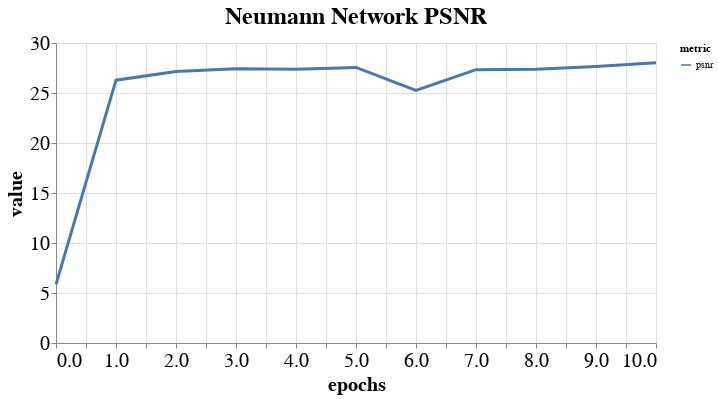

This figure's notebook cell:
### Code cell
path = Path("experiments/neumann/20200504_blocks_6_10_100/validation_metrics/metrics.csv")
metrics = pd.read_csv(path)
chart_psnr(metrics, "Neumann Network PSNR")

### Figure 1 — Vega-Lite specification as saved in the notebook (floating-point values rounded to 4 significant figures)
{"config": {"view": {"continuousWidth": 400, "continuousHeight": 300}, "axis": {"labelFontSize": 20, "titleFontSize": 20}, "title": {"fontSize": 24}}, "data": {"name": "data-775294806b8425e531270edc49296405"}, "mark": {"type": "line", "strokeWidth": 3.0}, "encoding": {"color": {"type": "nominal", "field": "metric"}, "x": {"type": "quantitative", "field": "epochs"}, "y": {"type": "quantitative", "field": "value"}}, "height": 300, "title": "Neumann Network PSNR", "width": 600, "$schema": "https://vega.github.io/schema/vega-lite/v4.8.1.json", "datasets": {"data-775294806b8425e531270edc49296405": [{"epochs": 0, "metric": "psnr", "value": 5.857}, {"epochs": 1, "metric": "psnr", "value": 26.28}, {"epochs": 2, "metric": "psnr", "value": 27.15}, {"epochs": 3, "metric": "psnr", "value": 27.42}, {"epochs": 4, "metric": "psnr", "value": 27.39}, {"epochs": 5, "metric": "psnr", "value": 27.55}, {"epochs": 6, "metric": "psnr", "value": 25.27}, {"epochs": 7, "metric": "psnr", "value": 27.33}, {"epochs": 8, "metric": "psnr", "value": 27.36}, {"epochs": 9, "metric": "psnr", "value": 27.66}, {"epochs": 10, "metric": "psnr", "value": 28.03}]}}
